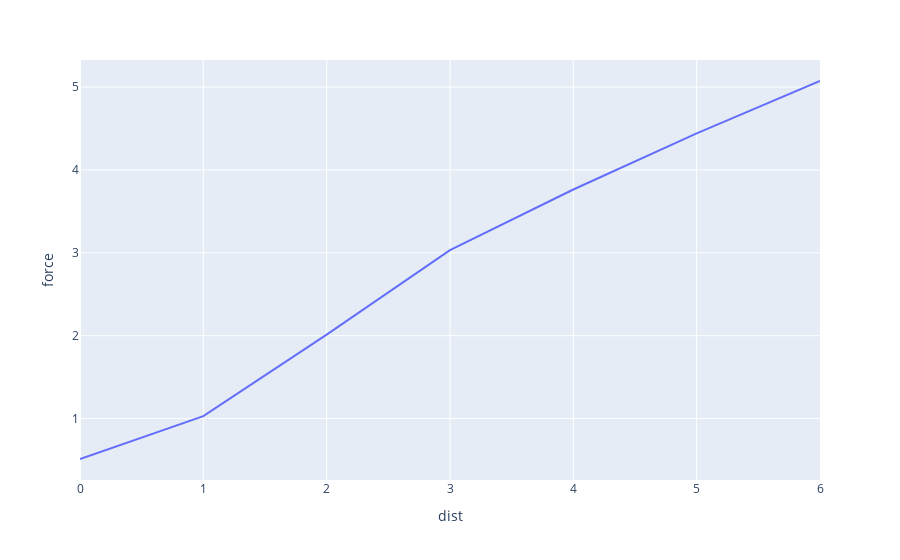

Here is the notebook cell this chart was saved with:
### Markdown cell above
### interative plot to check behavior

### Code cell
fig = px.line(force,x='dist',y='force')
fig.show()

### Figure 1 — Plotly figure (JSON) as saved in the notebook; plotly's stock layout.template omitted (floating-point values rounded to 4 significant figures)
{"data": [{"hovertemplate": "dist=%{x}<br>force=%{y}<extra></extra>", "legendgroup": "", "line": {"color": "#636efa", "dash": "solid"}, "marker": {"symbol": "circle"}, "mode": "lines", "name": "", "orientation": "v", "showlegend": false, "type": "scatter", "x": [0, 1, 2, 3, 4, 5, 6], "xaxis": "x", "y": [0.512, 1.03, 2.014, 3.032, 3.764, 4.441, 5.073], "yaxis": "y"}], "layout": {"legend": {"tracegroupgap": 0}, "margin": {"t": 60}, "xaxis": {"anchor": "y", "domain": [0, 1], "title": {"text": "dist"}}, "yaxis": {"anchor": "x", "domain": [0, 1], "title": {"text": "force"}}}}
